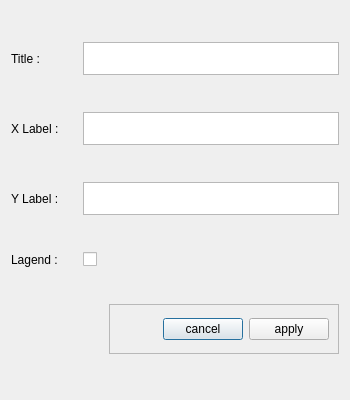
<?xml version="1.0" encoding="UTF-8"?>
<ui version="4.0">
 <class>Dialog</class>
 <widget class="QDialog" name="Dialog">
  <property name="geometry">
   <rect>
    <x>0</x>
    <y>0</y>
    <width>350</width>
    <height>400</height>
   </rect>
  </property>
  <property name="minimumSize">
   <size>
    <width>350</width>
    <height>400</height>
   </size>
  </property>
  <property name="maximumSize">
   <size>
    <width>350</width>
    <height>400</height>
   </size>
  </property>
  <property name="windowTitle">
   <string>Graph settings</string>
  </property>
  <property name="windowIcon">
   <iconset>
    <normaloff>assets/Graphite.png</normaloff>assets/Graphite.png</iconset>
  </property>
  <layout class="QGridLayout" name="gridLayout">
   <item row="3" column="0">
    <widget class="QLabel" name="lagend_lab">
     <property name="text">
      <string>Lagend :</string>
     </property>
    </widget>
   </item>
   <item row="2" column="0">
    <widget class="QLabel" name="yLab">
     <property name="text">
      <string>Y Label :</string>
     </property>
    </widget>
   </item>
   <item row="2" column="1" colspan="3">
    <widget class="QPlainTextEdit" name="yLabel">
     <property name="minimumSize">
      <size>
       <width>0</width>
       <height>33</height>
      </size>
     </property>
     <property name="maximumSize">
      <size>
       <width>16777215</width>
       <height>33</height>
      </size>
     </property>
     <property name="acceptDrops">
      <bool>true</bool>
     </property>
     <property name="verticalScrollBarPolicy">
      <enum>Qt::ScrollBarAlwaysOff</enum>
     </property>
     <property name="horizontalScrollBarPolicy">
      <enum>Qt::ScrollBarAlwaysOff</enum>
     </property>
     <property name="sizeAdjustPolicy">
      <enum>QAbstractScrollArea::AdjustIgnored</enum>
     </property>
    </widget>
   </item>
   <item row="3" column="1">
    <widget class="QCheckBox" name="lagend">
     <property name="text">
      <string/>
     </property>
    </widget>
   </item>
   <item row="0" column="1" colspan="3">
    <widget class="QPlainTextEdit" name="graph_title">
     <property name="minimumSize">
      <size>
       <width>0</width>
       <height>33</height>
      </size>
     </property>
     <property name="maximumSize">
      <size>
       <width>16777215</width>
       <height>33</height>
      </size>
     </property>
     <property name="acceptDrops">
      <bool>true</bool>
     </property>
     <property name="verticalScrollBarPolicy">
      <enum>Qt::ScrollBarAlwaysOff</enum>
     </property>
     <property name="horizontalScrollBarPolicy">
      <enum>Qt::ScrollBarAlwaysOff</enum>
     </property>
     <property name="sizeAdjustPolicy">
      <enum>QAbstractScrollArea::AdjustIgnored</enum>
     </property>
    </widget>
   </item>
   <item row="0" column="0">
    <widget class="QLabel" name="title_lab">
     <property name="text">
      <string>Title :</string>
     </property>
    </widget>
   </item>
   <item row="1" column="1" colspan="3">
    <widget class="QPlainTextEdit" name="xLabel">
     <property name="minimumSize">
      <size>
       <width>0</width>
       <height>33</height>
      </size>
     </property>
     <property name="maximumSize">
      <size>
       <width>16777215</width>
       <height>33</height>
      </size>
     </property>
     <property name="acceptDrops">
      <bool>true</bool>
     </property>
     <property name="verticalScrollBarPolicy">
      <enum>Qt::ScrollBarAlwaysOff</enum>
     </property>
     <property name="horizontalScrollBarPolicy">
      <enum>Qt::ScrollBarAlwaysOff</enum>
     </property>
     <property name="sizeAdjustPolicy">
      <enum>QAbstractScrollArea::AdjustIgnored</enum>
     </property>
    </widget>
   </item>
   <item row="1" column="0">
    <widget class="QLabel" name="xLab">
     <property name="text">
      <string>X Label :</string>
     </property>
    </widget>
   </item>
   <item row="5" column="3">
    <widget class="QFrame" name="frame">
     <property name="minimumSize">
      <size>
       <width>200</width>
       <height>50</height>
      </size>
     </property>
     <property name="maximumSize">
      <size>
       <width>280</width>
       <height>50</height>
      </size>
     </property>
     <property name="frameShape">
      <enum>QFrame::StyledPanel</enum>
     </property>
     <property name="frameShadow">
      <enum>QFrame::Raised</enum>
     </property>
     <layout class="QHBoxLayout" name="horizontalLayout">
      <item>
       <spacer name="horizontalSpacer">
        <property name="orientation">
         <enum>Qt::Horizontal</enum>
        </property>
        <property name="sizeHint" stdset="0">
         <size>
          <width>40</width>
          <height>20</height>
         </size>
        </property>
       </spacer>
      </item>
      <item>
       <widget class="QPushButton" name="cancel_btn">
        <property name="text">
         <string>cancel</string>
        </property>
       </widget>
      </item>
      <item>
       <widget class="QPushButton" name="apply_btn">
        <property name="text">
         <string>apply</string>
        </property>
       </widget>
      </item>
     </layout>
    </widget>
   </item>
   <item row="5" column="0">
    <spacer name="horizontalSpacer_2">
     <property name="orientation">
      <enum>Qt::Horizontal</enum>
     </property>
     <property name="sizeHint" stdset="0">
      <size>
       <width>40</width>
       <height>20</height>
      </size>
     </property>
    </spacer>
   </item>
  </layout>
 </widget>
 <resources/>
 <connections/>
</ui>
